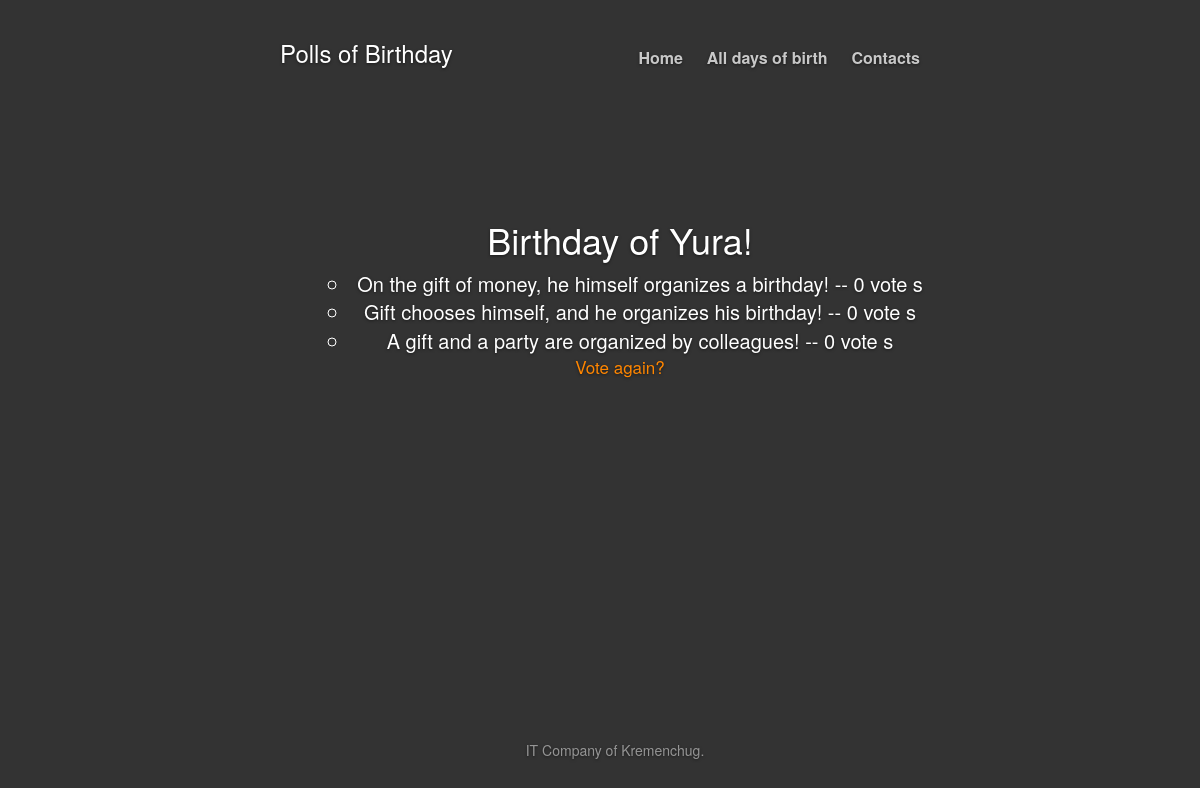
The page /8/results/ on the database its author committed.
### polls/models.py (models this page shows, shortened)
@python_2_unicode_compatible
class Question(models.Model):
    question_text = models.CharField(max_length=200)
    pub_date = models.DateTimeField('date published')
    def was_published_recently(self):
        now = timezone.now()
        return now - datetime.timedelta(days=1) <= self.pub_date <= now
    was_published_recently.admin_order_field = 'pub_date'
    was_published_recently.boolean = True
    was_published_recently.short_description = 'Published recently?'

@python_2_unicode_compatible
class Choice(models.Model):
    question = models.ForeignKey(Question, on_delete=models.CASCADE)
    choice_text = models.CharField(max_length=200)
    votes = models.IntegerField(default=0)

### polls/views.py (the view)
# urls.py: url(r'^(?P<pk>[0-9]+)/results/$', views.results_view, name='results'),
def results_view(request, pk):
    template_name = 'polls/results.html'
    return render(request, template_name, {'question': get_object_or_404(Question, pk=pk)})

### polls/templates/polls/results.html
{% extends "polls/greeting.html" %}
{% block content %}
    <div class="container">
      <div class="cover-container">
         <div class="">
         <div class="inner">
           <h3 class="masthead-brand">Polls of Birthday</h3>
           <nav>
           <ul class="nav masthead-nav">
            <li><a href="{% url 'polls:greeting' %}">Home</a></li>
            <li><a href="{% url 'polls:index' %}">All days of birth</a></li>
            <li><a href="{% url 'polls:contact' %}">Contacts</a></li>
           </ul>
           </nav>
           </div>
           </div>
           <div class="inner cover">
         <ul style="padding-top: 140px;">
            <h1>{{ question.question_text }}</h1>
            <ul style="font-size: 20px;">
            {% for choice in question.choice_set.all %}
            <li>{{ choice.choice_text }} -- {{ choice.votes }} vote {{ choice.votes|pluralize }}</li>
            {% endfor %}
            </ul>
                <a style="font-size: 17px; color: #ff8600;" href="{% url 'polls:vote' question.id %}">Vote again?</a>
            </ul>
            </div>
{% endblock %}

### polls/static/polls/style.css (style rules this page uses)
html { min-height: 100%; }
.container { max-width:960px; margin:0 auto; }
.container:before, .container:after { display: table; content: " "; clear: both; }
.nav { margin-top: 7px; }
.cover { padding: 40px 20px; }

### rows shown on the page
Question: question_text "Birthday of Yura!"
Choice: choice_text "On the gift of money, he himself organizes a birthday!", votes "0"
Choice: choice_text "Gift chooses himself, and he organizes his birthday!", votes "0"
Choice: choice_text "A gift and a party are organized by colleagues!", votes "0"
